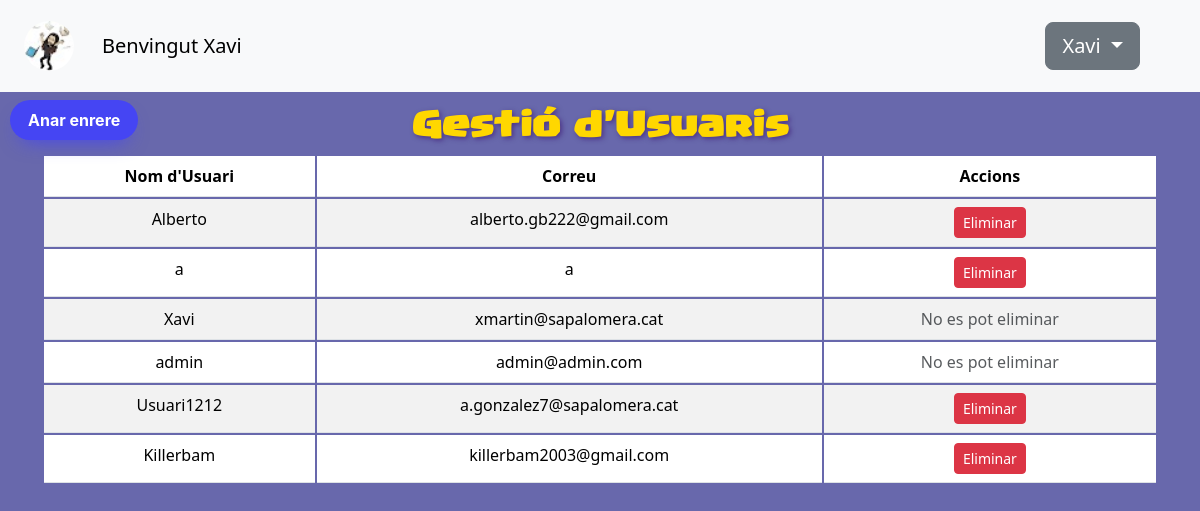
/Vistes/gestionar_usuaris.php (signed in), run on the app's committed database.
### tables this page shows
CREATE TABLE `usuaris` (
  `id` int(11) NOT NULL,
  `usuari` varchar(255) DEFAULT NULL,
  `contrasenya` varchar(255) DEFAULT NULL,
  `correo` varchar(100) DEFAULT NULL,
  `token_recuperacion` varchar(32) DEFAULT NULL,
  `token_expiracio_restablir` datetime DEFAULT NULL,
  `token_remember` varchar(64) DEFAULT NULL,
  `token_remember_expiracio` datetime DEFAULT NULL,
  `imatge` varchar(255) DEFAULT NULL,
  `rol` enum('admin','user') DEFAULT 'user',
  `aut_social` enum('si','no') DEFAULT 'no'
);

### Model/UsuariModel.php (called while the page is built, shortened)
<?php
function obtenirUsuariPerNom($usuari) {
    $connexio = connectarBD();
    $sql = "SELECT * FROM usuaris WHERE usuari = :usuari";
    $stmt = $connexio->prepare($sql);
    $stmt->execute(['usuari' => $usuari]);
    return $stmt->fetch();
}
function obtenirTotsElsUsuaris() {
    $connexio = connectarBD();
    $sql = "SELECT id, usuari, correo, rol FROM usuaris";
    $stmt = $connexio->query($sql);
    return $stmt->fetchAll(PDO::FETCH_ASSOC);
}
?>

### Vistes/gestionar_usuaris.php (the view, shortened to what this page needs)
<?php
require_once "../Model/UsuariModel.php";
include "navbar_view.php";
$usuaris = obtenirTotsElsUsuaris();
?>
<!DOCTYPE html>
<html lang="ca">
<head>
    <link href="https://cdn.jsdelivr.net/npm/bootstrap@5.3.3/dist/css/bootstrap.min.css" rel="stylesheet">
    <link rel="stylesheet" type="text/css" href="../CSS/estils.css">
</head>
<body>
<div class="container mt-5">
    <h1 class="titol_elim_usuaris">Gestió d'Usuaris</h1>
    <table class="table table-striped">
        <thead>
            <tr>
                <th>Nom d'Usuari</th>
                <th>Correu</th>
                <th>Accions</th>
            </tr>
        </thead>
        <tbody>
            <?php foreach ($usuaris as $usuari): ?>
                <tr>
                    <td><?= htmlspecialchars($usuari['usuari']) ?></td>
                    <td><?= htmlspecialchars($usuari['correo']) ?></td>
                    <td>
                        <?php if ($usuari['rol'] !== 'admin'): ?>
                            <form method="POST" action="../Controlador/eliminar_usuari.php" style="display:inline;">
                                <button type="submit" class="btn btn-danger btn-sm">Eliminar</button>
                            </form>
                        <?php else: ?>
                            <span class="text-muted">No es pot eliminar</span>
                        <?php endif; ?>
                    </td>
                </tr>
            <?php endforeach; ?>
        </tbody>
    </table>
</div>
<div>
    <a href="../Vistes/index_usuari.php">
        <button type="button" class="tornar" role="button">Anar enrere</button>
    </a>
</div>
</body>
</html>

### Vistes/navbar_view.php (shortened to what this page needs)
<?php
require_once '../Model/UsuariModel.php';
?>
<!DOCTYPE html>
<html lang="ca">
<head>
    <link href="https://cdn.jsdelivr.net/npm/bootstrap@5.3.3/dist/css/bootstrap.min.css" rel="stylesheet">
</head>
<body>
<nav class="navbar fixed-top navbar-expand-lg bg-body-tertiary">
  <div class="container-fluid">
    <nav class="navbar bg-body-tertiary">
  <div class="container">
    <a class="navbar-brand">
      <?php
      $usuari = $_SESSION['usuari'];
      $dadesUsuari = obtenirUsuariPerNom($usuari);
      $imatgePerfil = $dadesUsuari['imatge'] ?? '../Imatges/def_user.jpeg';
      ?>
      <img src="<?= htmlspecialchars($imatgePerfil) ?>" alt="Avatar" class="rounded-circle" width="50" height="50">
    </a>
  </div>
  </nav>
    <a class="navbar-brand">Benvingut <?php echo htmlspecialchars($usuari); ?></a>
    <div class="collapse navbar-collapse" id="navbarTogglerDemo02">
      <form action="<?php echo htmlspecialchars($_SERVER['PHP_SELF']); ?>" method="POST" class="d-flex ms-auto" role="search">
      <div class="btn-group">
    <button class="btn btn-secondary btn-lg dropdown-toggle mx-5" type="button" data-bs-toggle="dropdown" aria-expanded="false">
    <?php echo htmlspecialchars($usuari); ?>
    </button>
  </div>
</form>
    </div>
  </div>
</nav>
</body>
</html>

### CSS/estils.css (style rules this page uses)
body { padding-top: 60px; background-color: #6868AC; text-align: center; }
.titol_elim_usuaris { font-family: 'YouBlockhead', sans-serif; color: #FFD700; font-size: 2rem; font-weight: bold; text-shadow: 2px 2px 5px rgba(50, 0, 100, 0.5); }
h1 { text-align: center; font-family: cursive; }
table { display: table; border-collapse: separate; box-sizing: border-box; text-indent: initial; unicode-bidi: isolate; border-spacing: 2px; border-color: gray; }
.tornar { position: fixed; top: 100px; left: 10px; background: #4545f3; border-radius: 999px; box-shadow: #4545f3 0 10px 20px -10px; box-sizing: border-box; color: #FFFFFF; cursor: pointer; font-family: Inter, Helvetica, "Apple Color Emoji", "Segoe UI Emoji", NotoColorEmoji, "Noto Color Emoji", "Segoe UI Symbol", "Android Emoji", EmojiSymbols, -apple-system, system-ui, "Segoe UI", Roboto, "Helvetica Neue", "Noto Sans", sans-serif; font-size: 16px; font-weight: 700; line-height: 24px; opacity: 1; outline: 0 solid transparent; padding: 8px 18px; user-select: none; -webkit-user-select: none; touch-action: manipulation; width: fit-content; word-break: break-word; border: 0; }

### data on the page
usuaris: imatge (picture), usuari "Xavi", correo "xmartin@sapalomera.cat", rol "No es pot eliminar"
usuaris: usuari "Alberto", correo "alberto.gb222@gmail.com"
usuaris: usuari "a", correo "a"
usuaris: usuari "admin", correo "admin@admin.com", rol "No es pot eliminar"
usuaris: usuari "Usuari1212", correo "a.gonzalez7@sapalomera.cat"
usuaris: usuari "Killerbam", correo "killerbam2003@gmail.com"

### other printed values
$usuari "Xavi"
